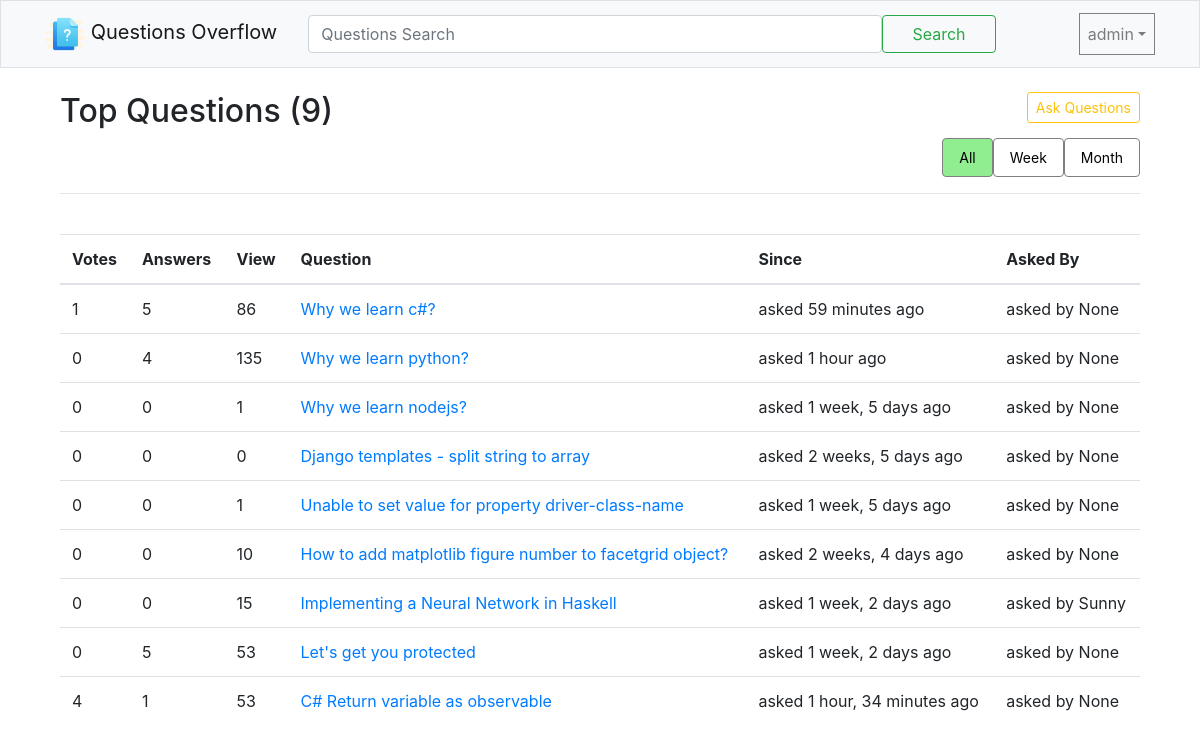
Screenshot of / (signed in) with the database file from the repository.
### overflow/models/QuestionModel.py (models this page shows, shortened)
class QuestionModel(models.Model):
    title = models.CharField(max_length=120, unique=True)
    description = RichTextField(null=True)
    tag = models.CharField(max_length=120, null=True)
    views = models.PositiveIntegerField(default=0)
    votes = models.IntegerField(default=0)
    asked_at = models.DateTimeField(auto_now=True)
    asked_by = models.ForeignKey(User, null=True, on_delete=models.CASCADE)
    def answer_count(self):
        return self.answers.count()

### overflow/views/Index.py (the view)
# urls.py: path('', Index.index, name='home'),
def index(request):
    question_list = QuestionModel.objects.all()
    return render(request, 'overflow/Index/index.html', {
        'questions': question_list
    })

### templates/overflow/Index/index.html
{% extends 'shared/_layout.html' %}
{% load static %}
{% block content %}
    <div class="container mt-4">
        <div class="row">
            <div class="col">
                <div class="col-xs-12">
                    <div class="col-xs-6" style="float: left; margin-right:60%;">
                        <h2>Top Questions ({{ questions.count }})</h2>
                    </div>
                    <div class="col-xs-6" style="float: right;">
                        <a href="{% url 'ask_question' %}" class="btn btn-outline-warning btn-sm">Ask Questions</a>
                    </div>
                </div>
                <div class="col-xs-12" style="float: right;">
                    <nav class="nav nav-pills">
                        <a class="btn-sm nav-link active" href="#">All</a>
                        <a class="btn-sm nav-link" href="#">Week</a>
                        <a class="btn-sm nav-link" href="#">Month</a>
                    </nav>
                </div>
            </div>
        </div>
        <hr>
        <br>
        <div>
            <table class="table table-hover">
                <thead>
                <tr>
                    <th>Votes</th>
                    <th>Answers</th>
                    <th>View</th>
                    <th>Question</th>
                    <th>Since</th>
                    <th>Asked By</th>
                </tr>
                </thead>
                <tbody>
                {% for question in questions %}
                    <tr>
                        <td>{{ question.votes }}</td>
                        <td>{{ question.answer_count }}</td>
                        <td>{{ question.views }}</td>
                        <td><a href="{% url 'question_detail' question.pk %}">{{ question.title | capfirst }}</a></td>
                        <td>asked {{ question.asked_at | timesince }} ago</td>
                        <td>asked by {{ question.asked_by | capfirst }}</td>
                    </tr>
                {% endfor %}
                </tbody>
            </table>
        </div>
    </div>
{% endblock %}

### templates/shared/_navbar.html (shortened to what this page needs)
{% load static %}
<nav class="navbar navbar-expand-lg navbar-light bg-light border">
    <div class="container">
        <a href="{% url 'home' %}" class="navbar-brand">
            <img src="{% static 'Images/Icons/front-icon.png' %}" height="40em" alt="overflow"> Questions Overflow
        </a>
        <div class="collapse navbar-collapse" id="mainMenu">
            <form class="form-inline my-3 my-lg-0 col-md-10">
                <input class="form-control col-md-10" type="search" placeholder="Questions Search">
                <button class="btn btn-outline-success col-md-2" type="">Search</button>
            </form>
            {% if user.is_authenticated %}
                <ul class="navbar-nav ml-auto">
                    <li class="nav-item dropdown">
                        <a href="" class="nav-link dropdown-toggle" id="userMenu"
                           data-toggle="dropdown">{{ user.username }}</a>
                    </li>
                </ul>
            {% else %}
                <a href="#" class="btn btn-light">Login</a>
                <a href="{% url 'signup' %}" class="btn btn-primary">Register</a>
            {% endif %}
        </div>
    </div>
</nav>

### static/Shared/app.css (style rules this page uses)
a.nav-link { color: black; border: 1px solid grey; }
.nav-pills .nav-link.active { color: black; background-color: lightgreen; }

### rows the page displays
QuestionModel: votes "1", answer_count "5", views "86", title "Why we learn c#?", asked_at "59 minutes", asked_by "None"
QuestionModel: votes "0", answer_count "4", views "135", title "Why we learn python?", asked_at "1 hour", asked_by "None"
QuestionModel: votes "0", answer_count "0", views "1", title "Why we learn nodejs?", asked_at "1 week, 5 days", asked_by "None"
QuestionModel: votes "0", answer_count "0", views "0", title "Django templates - split string to array", asked_at "2 weeks, 5 days", asked_by "None"
QuestionModel: votes "0", answer_count "0", views "1", title "Unable to set value for property driver-class-name", asked_at "1 week, 5 days", asked_by "None"
QuestionModel: votes "0", answer_count "0", views "10", title "How to add matplotlib figure number to facetgrid object?", asked_at "2 weeks, 4 days", asked_by "None"
QuestionModel: votes "0", answer_count "0", views "15", title "Implementing a Neural Network in Haskell", asked_at "1 week, 2 days", asked_by "Sunny"
QuestionModel: votes "0", answer_count "5", views "53", title "Let's get you protected", asked_at "1 week, 2 days", asked_by "None"
QuestionModel: votes "4", answer_count "1", views "53", title "C# Return variable as observable", asked_at "1 hour, 34 minutes", asked_by "None"

### other values shown
{{ user.username }} "admin"
{{ questions.count }} "9"
